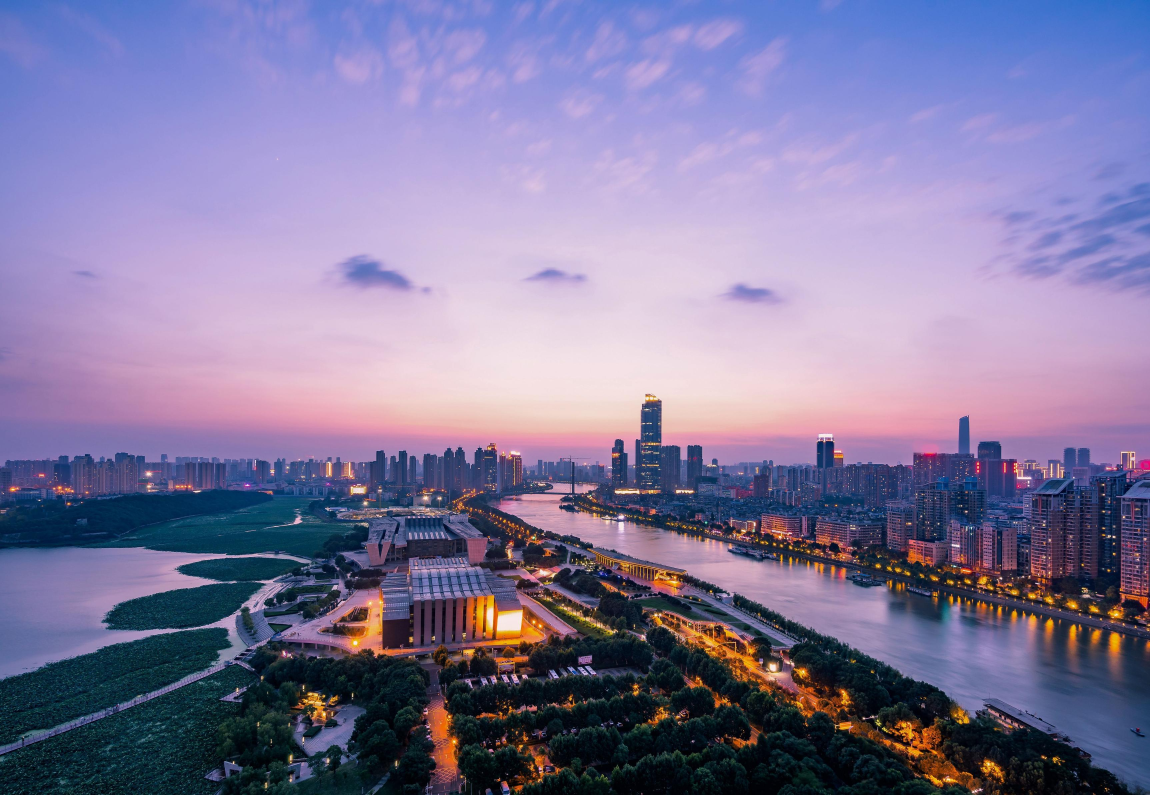
#> input picture virus2027/shorts/ep02-they-admitted-it/assets/broll_src/wuhan.jpg, 3450 x 2385 px (shown at 1/3 size)
$ python prep_assets.py
#> lines starting #> are read from the running program, lines starting #| are printed output that depends on the picture
#!/usr/bin/env python3
"""
Asset prep for TRANSMISSION 02.

Grades the supplied photographs into the VIRUS2027 archive look and produces
the brand plates the composition needs.

The grade is not a flat desaturation: it keeps a little of each photo's own
colour so the b-roll still reads as a real photograph (which is the point of
cutting to it), while pulling everything onto the same warm, grainy, high
contrast ground so the cut-ins do not look like stock dropped into a brand.

Drop any further photographs into assets/broll_src/ and re-run — every file
there is graded with the same chain and written to assets/broll/.
"""

from pathlib import Path

import numpy as np
from PIL import Image, ImageEnhance, ImageFilter

ROOT = Path(__file__).resolve().parent.parent
ASSETS = ROOT / "assets"
SRC = ASSETS / "broll_src"
OUT = ASSETS / "broll"

# per-image colour retention: 0 = full warm monochrome, 1 = untouched
KEEP_COLOUR = {
    "virus": 0.62,     # the render is already brand orange — let it stay hot
    "bat": 0.14,       # keep the wing membranes warm, let the sky go grey
    "medics": 0.10,
    "lab": 0.06,       # clinical blue is off-palette
    "us": 0.08,
    "wuhan": 0.05,     # the dusk is purple, which the guide bans outright
}

# a few sources sit far off the ensemble's exposure and need pulling down
BRIGHTNESS = {"bat": 0.62, "lab": 0.78}


def grade(img, keep=0.10, contrast=1.22, brightness=0.86):
    rgb = img.convert("RGB")
    grey = rgb.convert("L").convert("RGB")

    # warm the monochrome toward the brand's paper tone rather than neutral grey
    a = np.asarray(grey, np.float32)
    a[..., 0] *= 1.045
    a[..., 1] *= 0.995
    a[..., 2] *= 0.925
    warm = Image.fromarray(a.clip(0, 255).astype(np.uint8))

    out = Image.blend(warm, rgb, keep)
    out = ImageEnhance.Contrast(out).enhance(contrast)
    out = ImageEnhance.Brightness(out).enhance(brightness)
    return out


def add_grain(img, amount=9.0, seed=2027):
    rng = np.random.default_rng(seed)
    a = np.asarray(img, np.float32)
    n = rng.normal(0, amount, a.shape[:2])[..., None]
    return Image.fromarray((a + n).clip(0, 255).astype(np.uint8))


def vignette(img, strength=0.42):
    w, h = img.size
    yy, xx = np.mgrid[0:h, 0:w]
    cx, cy = w / 2, h / 2
    r = np.sqrt(((xx - cx) / cx) ** 2 + ((yy - cy) / cy) ** 2)
    v = np.clip(1 - strength * np.clip(r - 0.42, 0, None) ** 1.5 * 2.2, 0, 1)
    a = np.asarray(img, np.float32) * v[..., None]
    return Image.fromarray(a.clip(0, 255).astype(np.uint8))


def fit(img, w, h):
    """Cover-crop to exactly w x h."""
    sw, sh = img.size
    s = max(w / sw, h / sh)
    img = img.resize((max(1, round(sw * s)), max(1, round(sh * s))), Image.LANCZOS)
    sw, sh = img.size
    return img.crop(((sw - w) // 2, (sh - h) // 2,
                     (sw - w) // 2 + w, (sh - h) // 2 + h))


def grain_tile(size=320, seed=2027):
    rng = np.random.default_rng(seed)
    n = rng.normal(128, 34, (size, size)).clip(0, 255).astype(np.uint8)
    im = Image.fromarray(n, "L").filter(ImageFilter.GaussianBlur(0.4))
    a = np.asarray(im, np.float32)
    b = np.roll(np.roll(a, size // 2, 0), size // 2, 1)
    ramp = np.linspace(0, 1, size, dtype=np.float32)
    m = np.minimum(ramp, ramp[::-1])
    mask = (m[:, None] * m[None, :])
    mask = (mask / mask.max()) ** 0.5
    return Image.fromarray((a * mask + b * (1 - mask)).clip(0, 255).astype(np.uint8), "L").convert("RGB")


def feathered_crop(img, box, feather=148):
    crop = img.crop(box)
    w, h = crop.size
    f = max(1, int(feather))
    ramp = np.linspace(0, 1, f, dtype=np.float32) ** 0.8
    ax = np.ones(w, np.float32); ax[:f], ax[-f:] = ramp, ramp[::-1]
    ay = np.ones(h, np.float32); ay[:f], ay[-f:] = ramp, ramp[::-1]
    out = crop.copy()
    out.putalpha(Image.fromarray((ay[:, None] * ax[None, :] * 255).astype(np.uint8), "L"))
    return out


def main():
    OUT.mkdir(parents=True, exist_ok=True)

    # Photographs are shown as full-width bands at their native aspect, not
    # cropped to 9:16. Every source here is between 650 and 3450 px wide, so
    # a 9:16 cover crop would mean a 2.5-4x upscale; a 1080-wide band means
    # 1.66x at worst, and the letterboxed ground reads as an archive plate
    # rather than a stretched stock photo.
    for p in sorted(SRC.glob("*")):
        if p.suffix.lower() not in {".jpg", ".jpeg", ".png", ".webp"}:
            continue
        keep = KEEP_COLOUR.get(p.stem, 0.10)
        img = grade(Image.open(p), keep=keep,
                    brightness=BRIGHTNESS.get(p.stem, 0.86))
#> in grade, rgb is the input picture: PIL image 3450x2385 RGB; mean R, G, B 127.5, 120, 156.3
        h = max(1, round(1080 * img.height / img.width))
#> h = 747
        img = vignette(add_grain(img.resize((1080, h), Image.LANCZOS)), strength=0.30)
#> in vignette, `w, h = img.size`: w = 1080; h = 747
#> in vignette, `yy, xx = np.mgrid[0:h, 0:w]`:
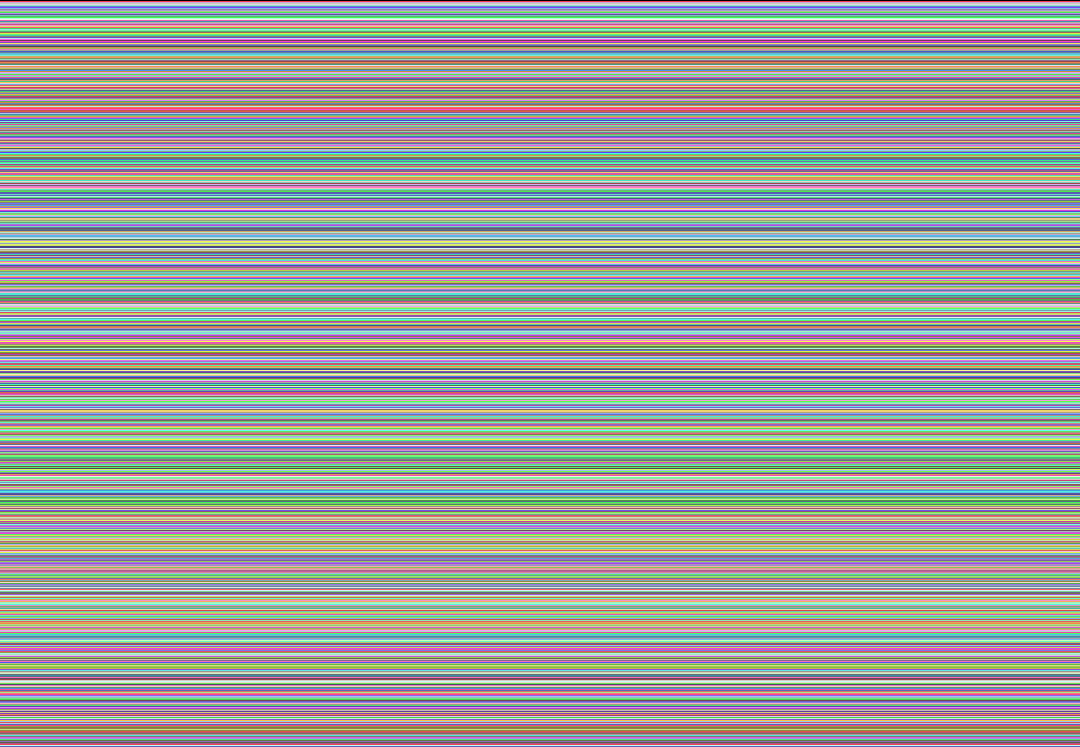
#> yy: shape (747, 1080) int64; 747 distinct labels, from 0 to 746; one colour per label, 0 black
#> in vignette, `yy, xx = np.mgrid[0:h, 0:w]`:
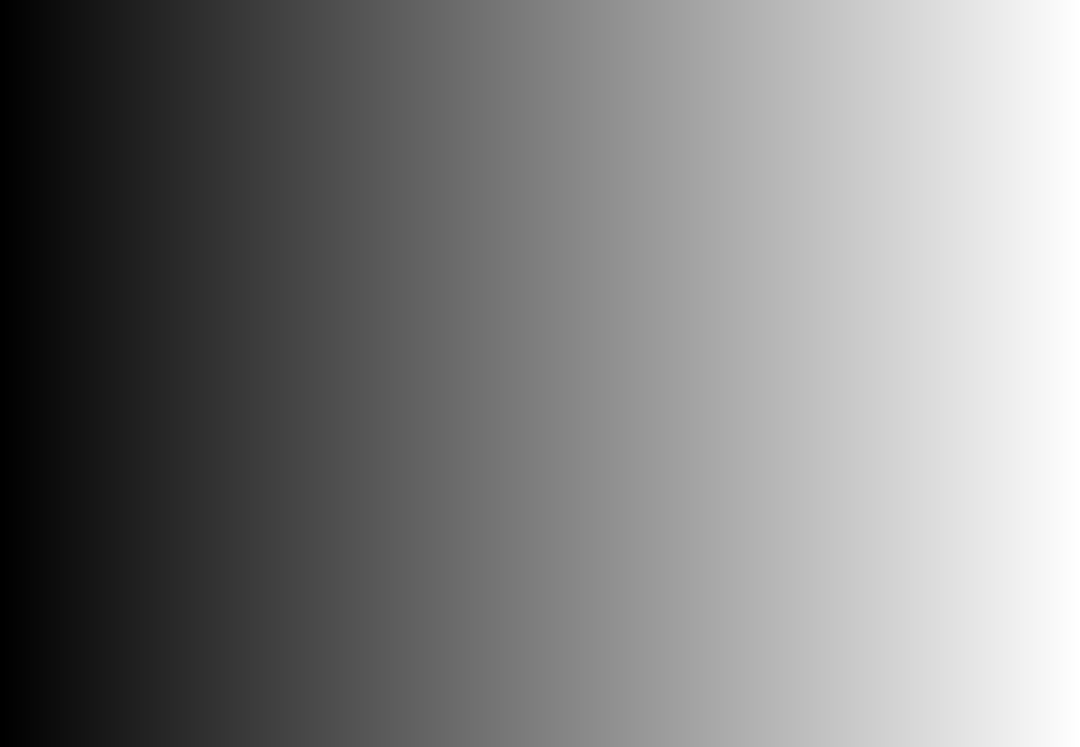
#> xx: shape (747, 1080) int64; min 0, max 1079, mean 539.5; drawn with min black and max white
#> in vignette, `cx, cy = w / 2, h / 2`: cx = 540; cy = 373.5
        img.save(OUT / f"{p.stem}.jpg", quality=93)

        # A heavily blurred, darkened cover crop of the same frame fills the
        # 9:16 ground behind the sharp band. Without it the band floats in
        # 60% empty black; with it the frame is full and the sharp plate
        # still owns the eye. Pre-rendered because a 1080x1920 CSS blur per
        # frame is far too slow at render time.
        bg = fit(img, 1080, 1920).filter(ImageFilter.GaussianBlur(46))
        bg = ImageEnhance.Brightness(bg).enhance(0.58)
        vignette(bg, strength=0.50).save(OUT / f"{p.stem}_bg.jpg", quality=88)
        print(f"broll/{p.stem}.jpg   1080x{h}  keep_colour={keep}  (+bg)")
#| broll/wuhan.jpg   1080x747  keep_colour=0.05  (+bg)

    # Wuhan is the one source with the resolution for a full-bleed hero.
    hero = grade(Image.open(SRC / "wuhan.jpg"), keep=KEEP_COLOUR["wuhan"])
    vignette(add_grain(fit(hero, 1080, 1920)), strength=0.30).save(
        OUT / "wuhan_hero.jpg", quality=93)
#> call 3 of vignette, with strength = 0.3
#> in vignette (call 3), `yy, xx = np.mgrid[0:h, 0:w]`:
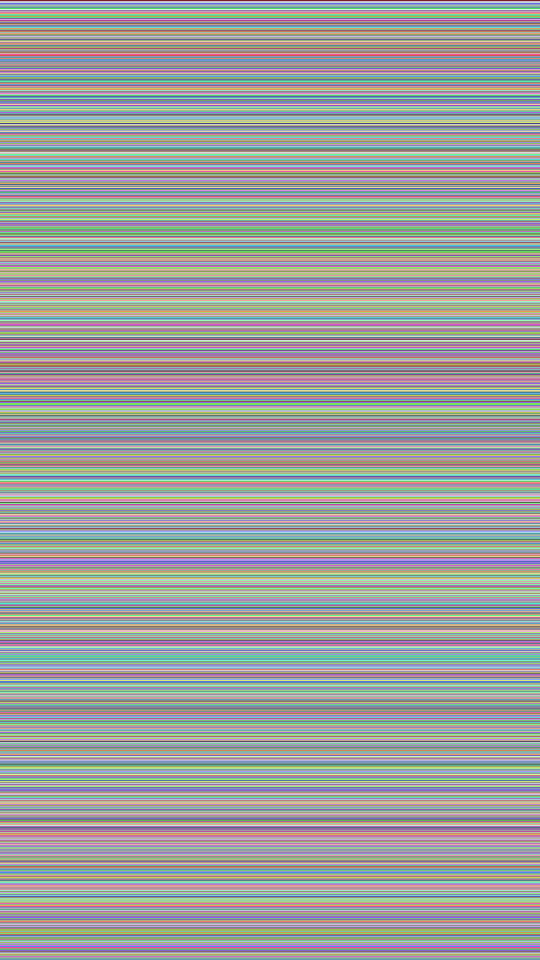
#> yy: shape (1920, 1080) int64 (shown at 1/2 size); 1920 distinct labels, from 0 to 1919; one colour per label, 0 black
#> in vignette (call 3), `a = np.asarray(img, np.float32) * v[..., None]`:
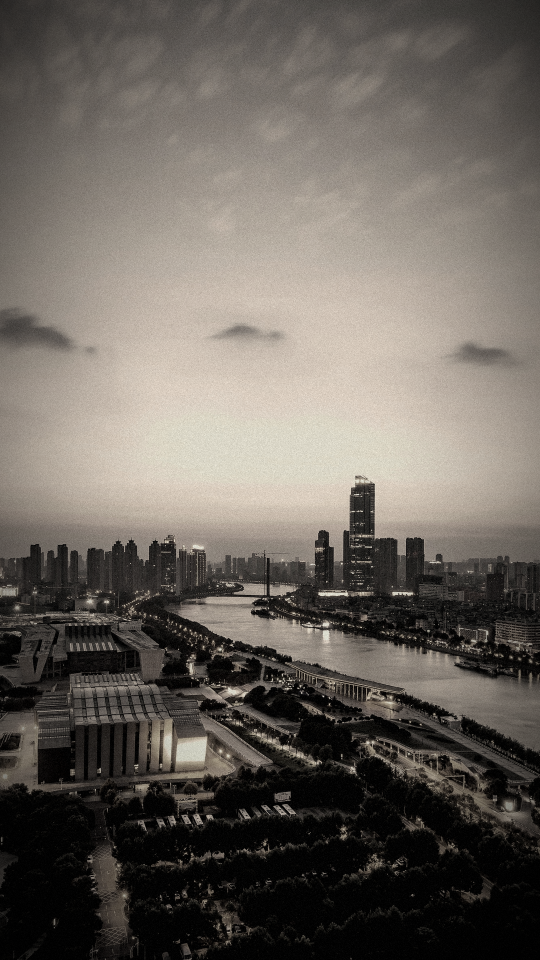
#> a: shape (1920, 1080, 3) float64 (shown at 1/2 size); mean R, G, B 105.7, 99.7, 92.9
    print("broll/wuhan_hero.jpg 1080x1920  (full bleed)")

    key = Image.open(ASSETS / "keyart-2027.png").convert("RGB")
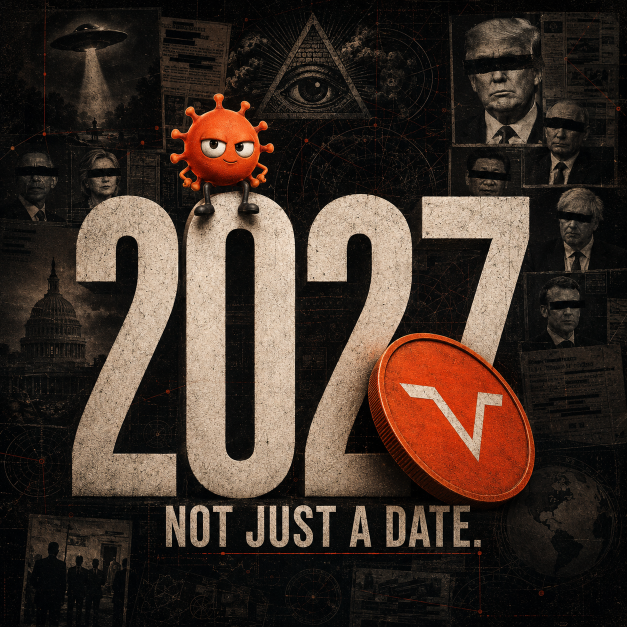
#> input picture virus2027/shorts/ep02-they-admitted-it/assets/keyart-2027.png, 1254 x 1254 px (shown at 1/2 size)
#> key is the input picture: PIL image 1254x1254 RGB; mean R, G, B 62.4, 48.3, 39.6
    band = key.crop((0, 0, key.width, 372)).resize((1080, 320), Image.LANCZOS)
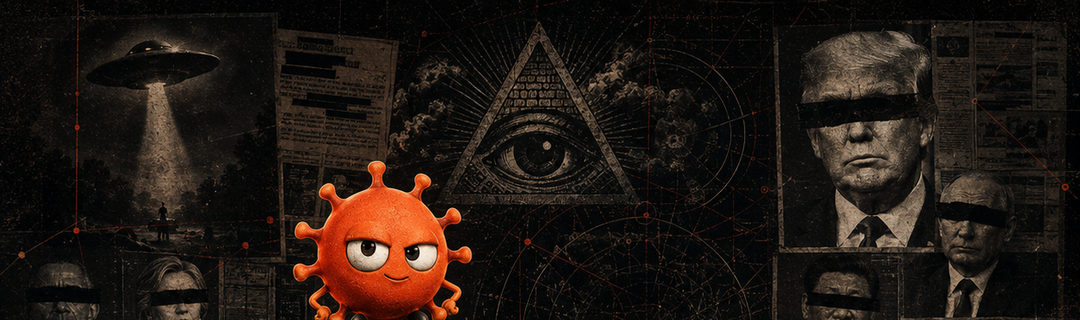
#> band: PIL image 1080x320 RGB; mean R, G, B 33, 24, 18.6
    wall = Image.new("RGB", (1080, 1920))
#> wall: PIL image 1080x1920 RGB; every value is 0
    for i in range(6):
        wall.paste(band if i % 2 == 0 else band.transpose(Image.FLIP_LEFT_RIGHT), (0, i * 320))
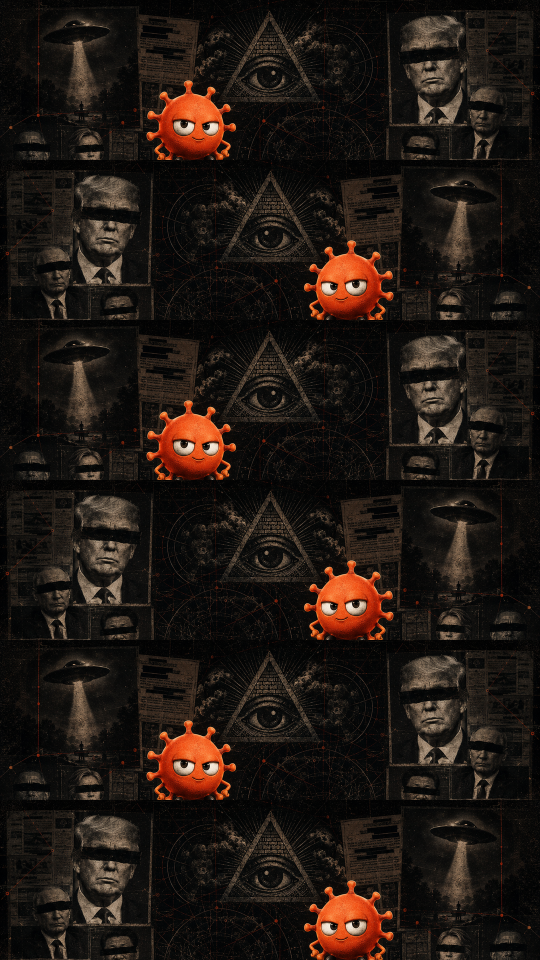
#> wall: PIL image 1080x1920 RGB (shown at 1/2 size); mean R, G, B 33, 24, 18.6
    wall.filter(ImageFilter.GaussianBlur(2.4)).save(ASSETS / "wall-officials.png")
    print("wall-officials.png")

#> (the run stopped early here; a loop or call above may not have finished)
